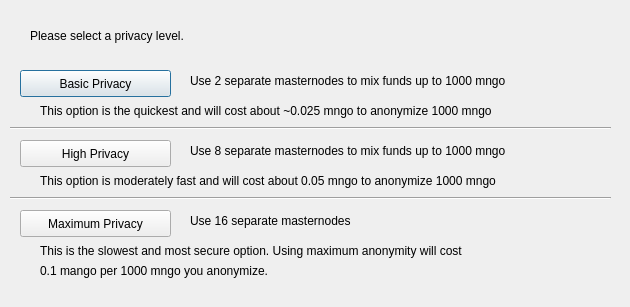
<?xml version="1.0" encoding="UTF-8"?>
<ui version="4.0">
 <class>DarksendConfig</class>
 <widget class="QDialog" name="DarksendConfig">
  <property name="geometry">
   <rect>
    <x>0</x>
    <y>0</y>
    <width>630</width>
    <height>307</height>
   </rect>
  </property>
  <property name="windowTitle">
   <string>Configure Darksend</string>
  </property>
  <widget class="QPushButton" name="buttonBasic">
   <property name="geometry">
    <rect>
     <x>20</x>
     <y>70</y>
     <width>151</width>
     <height>27</height>
    </rect>
   </property>
   <property name="text">
    <string>Basic Privacy</string>
   </property>
  </widget>
  <widget class="QPushButton" name="buttonHigh">
   <property name="geometry">
    <rect>
     <x>20</x>
     <y>140</y>
     <width>151</width>
     <height>27</height>
    </rect>
   </property>
   <property name="text">
    <string>High Privacy</string>
   </property>
  </widget>
  <widget class="QPushButton" name="buttonMax">
   <property name="geometry">
    <rect>
     <x>20</x>
     <y>210</y>
     <width>151</width>
     <height>27</height>
    </rect>
   </property>
   <property name="text">
    <string>Maximum Privacy</string>
   </property>
  </widget>
  <widget class="QLabel" name="label">
   <property name="geometry">
    <rect>
     <x>30</x>
     <y>20</y>
     <width>571</width>
     <height>31</height>
    </rect>
   </property>
   <property name="text">
    <string>Please select a privacy level.</string>
   </property>
  </widget>
  <widget class="QLabel" name="label_2">
   <property name="geometry">
    <rect>
     <x>190</x>
     <y>70</y>
     <width>421</width>
     <height>21</height>
    </rect>
   </property>
   <property name="text">
    <string>Use 2 separate masternodes to mix funds up to 1000 mngo</string>
   </property>
  </widget>
  <widget class="QLabel" name="label_3">
   <property name="geometry">
    <rect>
     <x>190</x>
     <y>140</y>
     <width>411</width>
     <height>21</height>
    </rect>
   </property>
   <property name="text">
    <string>Use 8 separate masternodes to mix funds up to 1000 mngo</string>
   </property>
  </widget>
  <widget class="QLabel" name="label_4">
   <property name="geometry">
    <rect>
     <x>190</x>
     <y>210</y>
     <width>421</width>
     <height>21</height>
    </rect>
   </property>
   <property name="text">
    <string>Use 16 separate masternodes</string>
   </property>
  </widget>
  <widget class="QLabel" name="label_6">
   <property name="geometry">
    <rect>
     <x>40</x>
     <y>100</y>
     <width>561</width>
     <height>21</height>
    </rect>
   </property>
   <property name="text">
    <string>This option is the quickest and will cost about ~0.025 mngo to anonymize 1000 mngo</string>
   </property>
  </widget>
  <widget class="QLabel" name="label_7">
   <property name="geometry">
    <rect>
     <x>40</x>
     <y>170</y>
     <width>561</width>
     <height>21</height>
    </rect>
   </property>
   <property name="text">
    <string>This option is moderately fast and will cost about 0.05 mngo to anonymize 1000 mngo</string>
   </property>
  </widget>
  <widget class="QLabel" name="label_8">
   <property name="geometry">
    <rect>
     <x>40</x>
     <y>240</y>
     <width>561</width>
     <height>21</height>
    </rect>
   </property>
   <property name="text">
    <string>This is the slowest and most secure option. Using maximum anonymity will cost</string>
   </property>
  </widget>
  <widget class="QLabel" name="label_9">
   <property name="geometry">
    <rect>
     <x>40</x>
     <y>260</y>
     <width>561</width>
     <height>21</height>
    </rect>
   </property>
   <property name="text">
    <string>0.1 mango per 1000 mngo you anonymize.</string>
   </property>
  </widget>
  <widget class="Line" name="line">
   <property name="geometry">
    <rect>
     <x>10</x>
     <y>120</y>
     <width>601</width>
     <height>16</height>
    </rect>
   </property>
   <property name="orientation">
    <enum>Qt::Horizontal</enum>
   </property>
  </widget>
  <widget class="Line" name="line_2">
   <property name="geometry">
    <rect>
     <x>10</x>
     <y>190</y>
     <width>601</width>
     <height>16</height>
    </rect>
   </property>
   <property name="orientation">
    <enum>Qt::Horizontal</enum>
   </property>
  </widget>
 </widget>
 <resources/>
 <connections/>
</ui>
